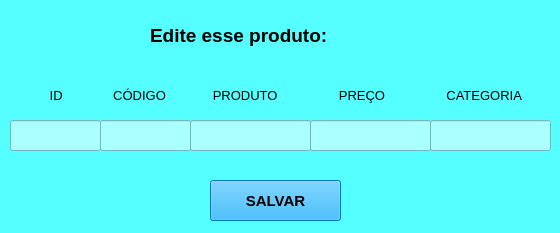
<?xml version="1.0" encoding="UTF-8"?>
<ui version="4.0">
 <class>MainWindow</class>
 <widget class="QMainWindow" name="MainWindow">
  <property name="geometry">
   <rect>
    <x>0</x>
    <y>0</y>
    <width>560</width>
    <height>233</height>
   </rect>
  </property>
  <property name="windowTitle">
   <string>MainWindow</string>
  </property>
  <property name="styleSheet">
   <string notr="true">background-color: rgb(85, 255, 255);</string>
  </property>
  <widget class="QWidget" name="centralwidget">
   <widget class="QLabel" name="label">
    <property name="geometry">
     <rect>
      <x>150</x>
      <y>20</y>
      <width>211</width>
      <height>31</height>
     </rect>
    </property>
    <property name="font">
     <font>
      <pointsize>14</pointsize>
      <weight>75</weight>
      <bold>true</bold>
     </font>
    </property>
    <property name="text">
     <string>Edite esse produto:</string>
    </property>
   </widget>
   <widget class="QLineEdit" name="lineEdit">
    <property name="geometry">
     <rect>
      <x>10</x>
      <y>120</y>
      <width>91</width>
      <height>31</height>
     </rect>
    </property>
    <property name="font">
     <font>
      <pointsize>10</pointsize>
     </font>
    </property>
    <property name="styleSheet">
     <string notr="true">background-color: rgb(170, 255, 255);</string>
    </property>
   </widget>
   <widget class="QLineEdit" name="lineEdit_2">
    <property name="geometry">
     <rect>
      <x>100</x>
      <y>120</y>
      <width>91</width>
      <height>31</height>
     </rect>
    </property>
    <property name="font">
     <font>
      <pointsize>10</pointsize>
     </font>
    </property>
    <property name="styleSheet">
     <string notr="true">background-color: rgb(170, 255, 255);</string>
    </property>
   </widget>
   <widget class="QLineEdit" name="lineEdit_3">
    <property name="geometry">
     <rect>
      <x>190</x>
      <y>120</y>
      <width>121</width>
      <height>31</height>
     </rect>
    </property>
    <property name="font">
     <font>
      <pointsize>10</pointsize>
     </font>
    </property>
    <property name="styleSheet">
     <string notr="true">background-color: rgb(170, 255, 255);</string>
    </property>
   </widget>
   <widget class="QLineEdit" name="lineEdit_4">
    <property name="geometry">
     <rect>
      <x>310</x>
      <y>120</y>
      <width>121</width>
      <height>31</height>
     </rect>
    </property>
    <property name="font">
     <font>
      <pointsize>10</pointsize>
     </font>
    </property>
    <property name="styleSheet">
     <string notr="true">background-color: rgb(170, 255, 255);</string>
    </property>
   </widget>
   <widget class="QLineEdit" name="lineEdit_5">
    <property name="geometry">
     <rect>
      <x>430</x>
      <y>120</y>
      <width>121</width>
      <height>31</height>
     </rect>
    </property>
    <property name="font">
     <font>
      <pointsize>10</pointsize>
     </font>
    </property>
    <property name="styleSheet">
     <string notr="true">background-color: rgb(170, 255, 255);</string>
    </property>
   </widget>
   <widget class="QLabel" name="label_2">
    <property name="geometry">
     <rect>
      <x>10</x>
      <y>80</y>
      <width>531</width>
      <height>31</height>
     </rect>
    </property>
    <property name="font">
     <font>
      <pointsize>10</pointsize>
     </font>
    </property>
    <property name="text">
     <string>           ID              CÓDIGO             PRODUTO                 PREÇO                 CATEGORIA</string>
    </property>
   </widget>
   <widget class="QPushButton" name="pushButton">
    <property name="geometry">
     <rect>
      <x>210</x>
      <y>180</y>
      <width>131</width>
      <height>41</height>
     </rect>
    </property>
    <property name="font">
     <font>
      <pointsize>11</pointsize>
      <weight>75</weight>
      <bold>true</bold>
     </font>
    </property>
    <property name="styleSheet">
     <string notr="true">background-color: rgb(0, 170, 255);</string>
    </property>
    <property name="text">
     <string>SALVAR</string>
    </property>
   </widget>
  </widget>
 </widget>
 <resources/>
 <connections/>
</ui>
